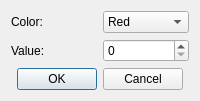
<?xml version="1.0" encoding="UTF-8"?>
<ui version="4.0">
 <class>SimpleForm</class>
 <widget class="QWidget" name="SimpleForm">
  <property name="windowTitle">
   <string>Simple UI</string>
  </property>

  <layout class="QVBoxLayout" name="verticalLayout">

   <!-- Color dropdown -->
   <item>
    <layout class="QHBoxLayout" name="layout_color">
     <item>
      <widget class="QLabel" name="label_color">
       <property name="text">
        <string>Color:</string>
       </property>
      </widget>
     </item>
     <item>
      <widget class="QComboBox" name="colorCombo">
       <item><property name="text"><string>Red</string></property></item>
       <item><property name="text"><string>Green</string></property></item>
       <item><property name="text"><string>Blue</string></property></item>
      </widget>
     </item>
    </layout>
   </item>

   <!-- Integer input -->
   <item>
    <layout class="QHBoxLayout" name="layout_value">
     <item>
      <widget class="QLabel" name="label_value">
       <property name="text">
        <string>Value:</string>
       </property>
      </widget>
     </item>
     <item>
      <widget class="QSpinBox" name="valueSpin">
       <property name="minimum">
        <number>0</number>
       </property>
       <property name="maximum">
        <number>100</number>
       </property>
      </widget>
     </item>
    </layout>
   </item>

   <!-- Button Box -->
   <item>
    <widget class="QDialogButtonBox" name="buttonBox">
     <property name="standardButtons">
      <set>QDialogButtonBox::Ok|QDialogButtonBox::Cancel</set>
     </property>
     <property name="centerButtons">
      <bool>true</bool>
     </property>
    </widget>
   </item>

  </layout>
 </widget>
 <resources/>
 <connections/>
</ui>
